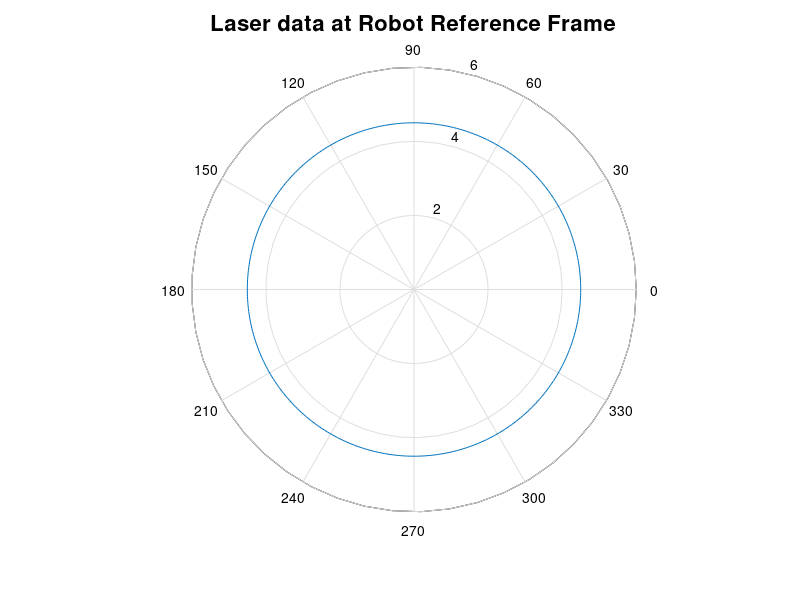

This figure's MATLAB source: (Note: this script raises an error after producing the figure.)
close all;

% x = inputdlg('Enter step time to visualize',... %Introducing the snapshot to visualize
%              'Input', [1 20]);
% index = str2num(x{:});
index=300;

Robot= [0 -0.2 0 1;0.4 0 0 1;0 0.2 0 1]';% The Robot icon is a triangle
% subplot(1,2,2)
% axis([-3 3 -2 4])
% grid on
% hold on
% title ('Data on World Reference Frame', 'FontWeight','bold','FontSize',16)
% for i=1:4 % plotting the 4 Land Marks
% scatter(LandMark(i,1),LandMark(i,2),200, 'g');
% end
% plot (trajec(:,1), trajec(:,2), 'r.','LineWidth',1.5) % Plotting the trajectory
t = 0: 2*pi/359 : 2*pi;
P = polar(t, 4.5 * ones(size(t)));% to fix the limits
% subplot(1,2,1)
% set(P, 'Visible', 'off')
title ('Laser data at Robot Reference Frame','FontWeight','bold','FontSize',16)

for index=index:index
%     subplot(1,2,1)
    dist=lds_dis(index,2:361);
    polar(t, dist, '--g'); % Ploting the laser data wrt Robot frame
%     subplot(1,2,2)
%     ldxplot=ldx(index,:);
%     ldyplot=ldy(index,:);
%     ldxplot(dist<=0.01)=[];
%     ldyplot(dist<=0.01)=[];
%     Laser=scatter(ldxplot, ldyplot); % plotting the land mark seen by the Robot wrt  world reference frame
%     Robot_tr=transl(trajec(index,1),trajec(index,2),0)*trotz(mod(trajec(index,3)+pi/2,2*pi))*Robot;% moving the robot
%     imrob=patch(Robot_tr(1,:), Robot_tr(2,:),'b');
%     Covariance=plot_ellipse(pk.signals.values(1:2,1:2,index),[trajec(index,1), trajec(index,2)],'g'); % Plotting the covariance matrix
%     pause(0.1);
%     delete(Laser)
%     delete(Covariance)
%     delete (imrob)
end
